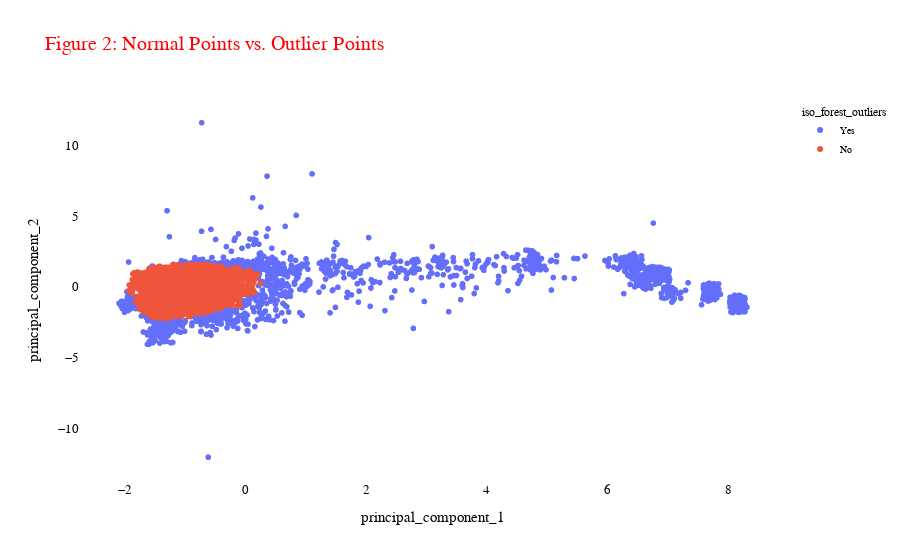

Notebook code cell kept with this figure:
### Code cell
# [2] Normal Firms vs. Outlier Firms
plot_firms(dataframe=pca_df, title="Figure 2: Normal Points vs. Outlier Points", color='iso_forest_outliers').show()

### Figure 1 — Plotly figure (JSON) as saved in the notebook; plotly's stock layout.template omitted (floating-point values rounded to 4 significant figures; data arrays with more than 128 entries replaced by an {"elided": "..."} marker saying what was removed)
{"data": [{"customdata": {"elided": "1969x1 int values"}, "hovertemplate": "iso_forest_outliers=Yes<br>principal_component_1=%{x}<br>principal_component_2=%{y}<br>index=%{customdata[0]}<extra></extra>", "legendgroup": "Yes", "marker": {"color": "#636efa", "symbol": "circle"}, "mode": "markers", "name": "Yes", "showlegend": true, "type": "scattergl", "x": {"elided": "1969 float values"}, "xaxis": "x", "y": {"elided": "1969 float values"}, "yaxis": "y"}, {"customdata": {"elided": "6359x1 int values"}, "hovertemplate": "iso_forest_outliers=No<br>principal_component_1=%{x}<br>principal_component_2=%{y}<br>index=%{customdata[0]}<extra></extra>", "legendgroup": "No", "marker": {"color": "#EF553B", "symbol": "circle"}, "mode": "markers", "name": "No", "showlegend": true, "type": "scattergl", "x": {"elided": "6359 float values"}, "xaxis": "x", "y": {"elided": "6359 float values"}, "yaxis": "y"}], "layout": {"font": {"family": "Arial Black"}, "legend": {"font": {"color": "black", "size": 10}, "title": {"text": "iso_forest_outliers"}, "tracegroupgap": 0}, "plot_bgcolor": "white", "title": {"font": {"color": "red", "size": 20}, "text": "Figure 2: Normal Points vs. Outlier Points"}, "xaxis": {"anchor": "y", "domain": [0, 1], "tickfont": {"color": "black", "size": 13}, "title": {"font": {"color": "black", "size": 15}, "text": "principal_component_1"}}, "yaxis": {"anchor": "x", "domain": [0, 1], "tickfont": {"color": "black", "size": 13}, "title": {"font": {"color": "black", "size": 15}, "text": "principal_component_2"}}}}
